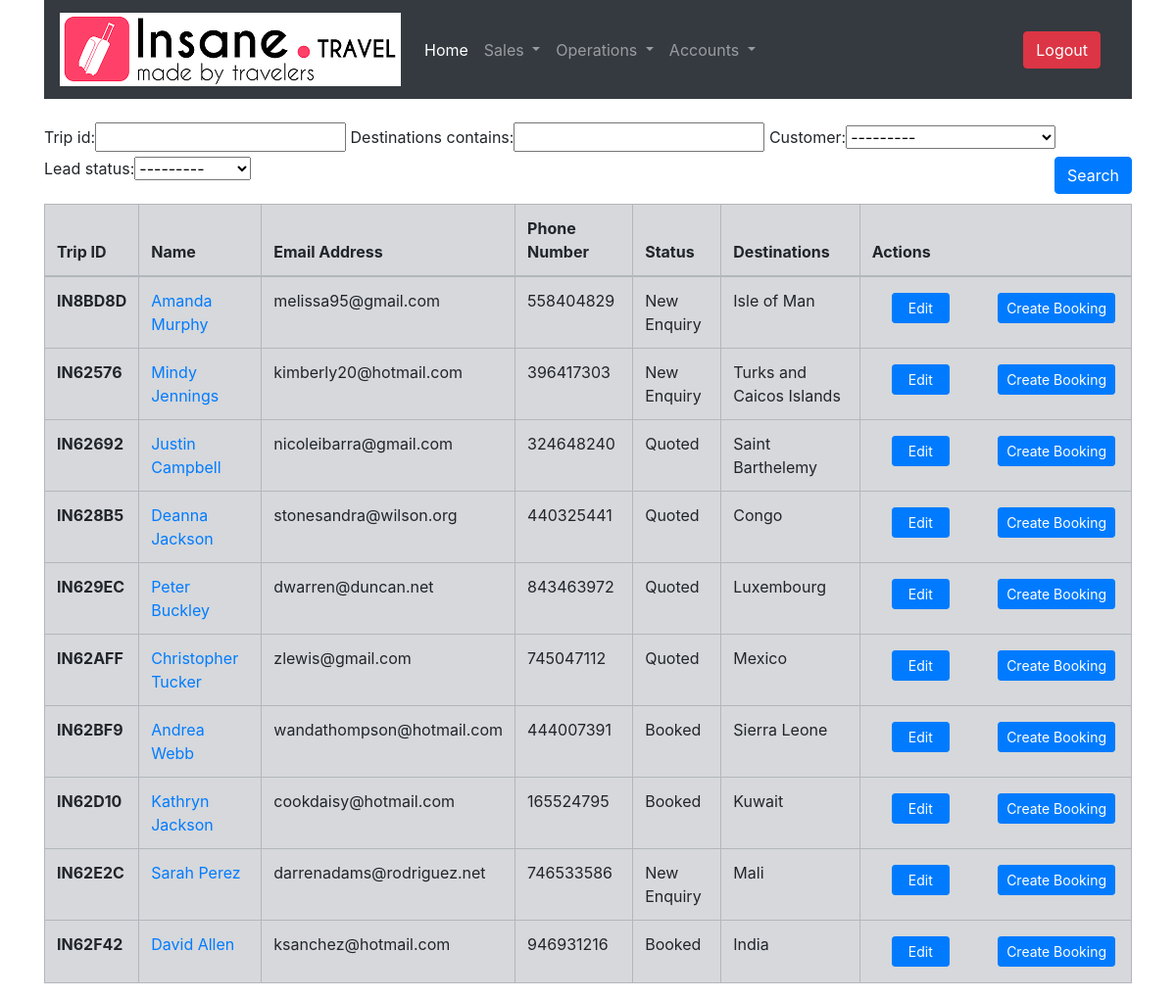
Page /sales/lead/list/ (signed in) on the earlier database version.
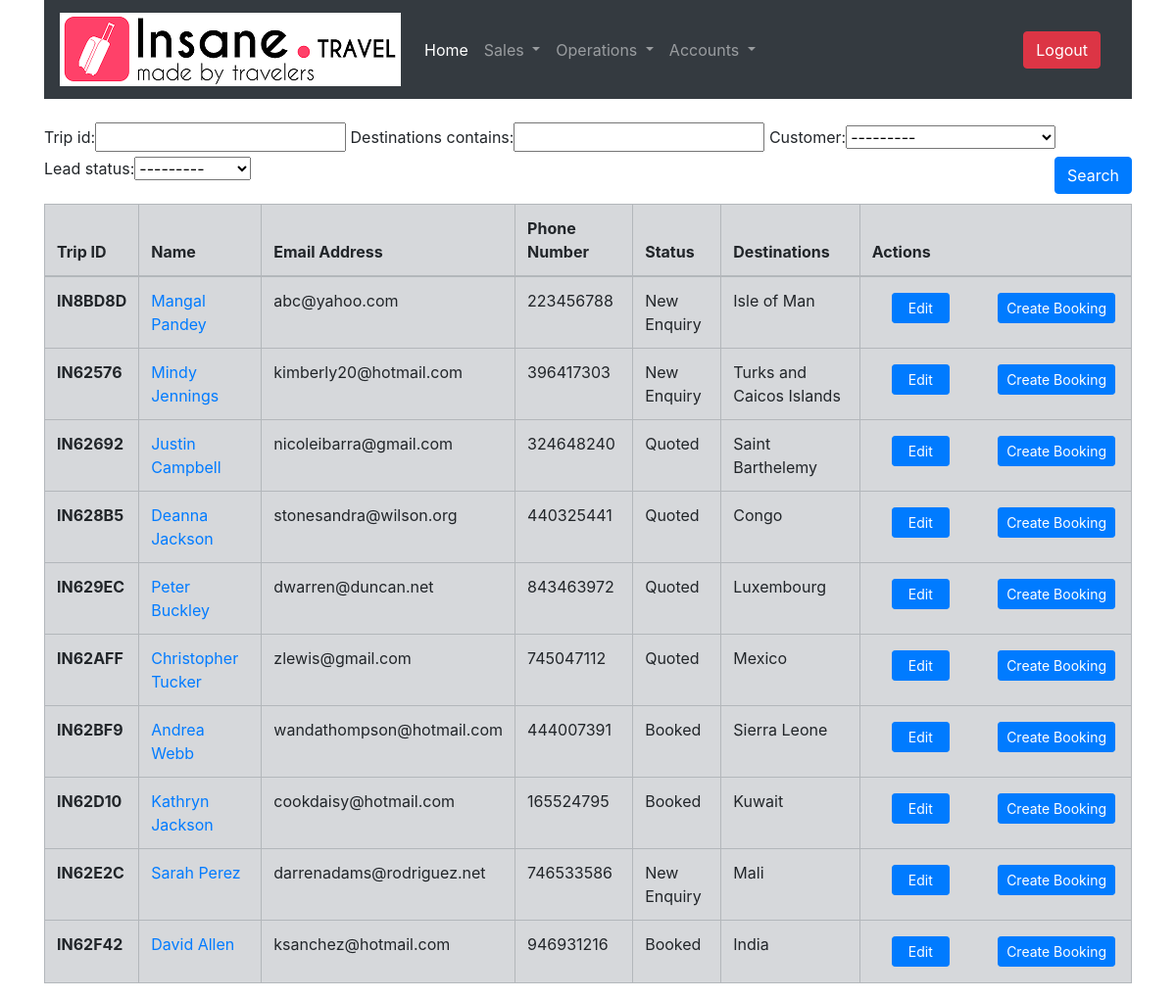
Same page on the later database version.
### SalesApp/models.py (models this page shows, shortened)
class Lead(models.Model):
    lead_source_choices = [
        ('FNF', 'Friends & Family'),
        ('TT', 'Travel Triangle'),
        ('CRF', 'Customer Referral'),
        ('RPC', 'Repeat Customer'),
        ('FBAD','Facebook Ads'),
        ('B2B','B2B'),
        ('WEB','Website / Online Forums'),
    ]
    lead_status_choices = [
        ('NEW', 'New Enquiry'),
        ('QUOTED', 'Quoted'),
        ('BOOKED', 'Booked')
    ]
    customer = models.ForeignKey(Customer,related_name='Leads',on_delete=models.PROTECT)
    destinations = models.CharField(max_length=256)
    lead_source = models.CharField(max_length=256,choices=lead_source_choices,default='FNF')
    lead_source_id = models.CharField(max_length=25,blank=True)
    lead_status = models.CharField(max_length=25,choices=lead_status_choices,default='NEW')
    remarks = models.TextField(blank=True)
    trip_id = models.CharField(max_length=10,editable=False,unique=True,default=get_trip_id)
    creation_date = models.DateField(auto_now=True)

class Customer(models.Model):
    name = models.CharField(max_length=256)
    email = models.EmailField(unique=True)
    phone = models.PositiveIntegerField()
    def __str__(self):
        return self.name

### SalesApp/views.py (the view)
# urls.py: path('lead/list/',views.LeadListView.as_view(),name='lead_list'),
class LeadListView(LoginRequiredMixin,FilterView):
    template_name = 'SalesApp/lead_list.html'
    paginate_by = 10
    form_class = LeadForm
    filterset_class = LeadFilter
    ordering = ['id']

### SalesApp/templatetags/my_extras.py (called while the page is built)
@register.filter(name='has_group')
def has_group(user, group_name):
    group = Group.objects.get(name=group_name)
    return True if group in user.groups.all() else False

### SalesApp/templates/SalesApp/lead_list.html (shortened to what this page needs)
{% extends 'base_staff.html' %}
{% load static %}
{% load bootstrap4 %}
{% load bootstrap_pagination %}
{% load my_extras %}
{% block content %}
<div class="container">
  <br>
  <form class="form-group" method="get">
      {{filter.form}}
      <input class="btn btn-primary float-right" type="submit" value='Search' />
  </form>
  <table class="table table-bordered table-hover table-secondary">
  <thead>
    <tr>
      <th scope="col">Trip ID</th>
      <th scope="col">Name</th>
      <th scope="col">Email Address</th>
      <th scope="col">Phone Number</th>
      <th scope="col">Status</th>
      <th scope="col">Destinations</th>
      {% if user|has_group:'Sales' %}<th scope="col">Actions</th>{% endif %}
    </tr>
  </thead>
  <tbody>
    {% for lead in object_list %}
      <tr>
        <th scope="row">{{ lead.trip_id }}</th>
        <td><a href="{% url 'SalesApp:lead_detail' pk=lead.pk %}">{{ lead.customer.name }}</a></td>
        <td>{{ lead.customer.email }}</td>
        <td>{{ lead.customer.phone }}</td>
        <td>{{ lead.get_lead_status_display }}</td>
        <td>{{ lead.destinations }}</td>
        {%if user|has_group:'Sales' %}
        <td class="w-25 p-3">
          <a href="{% url 'SalesApp:lead_update' pk=lead.pk %}"><button type="button" class="btn btn-primary float-left btn-sm px-3 mx-3">Edit</button></a>
          <form method="GET" action="{% url 'OperationsApp:booking_create' %}">
              <button class="btn btn-primary btn-sm float-right" type="submit">Create Booking</button>
          </form>
        </td>
        {% endif %}
      </tr>
    {% endfor %}
    </tbody>
  </table>
</div>
{% endblock %}

Differences in the rows shown:
changed Lead "IN8BD8D": customer.name "Amanda Murphy" → "Mangal Pandey"; customer.email "melissa95@gmail.com" → "abc@yahoo.com"; customer.phone "558404829" → "223456788"
